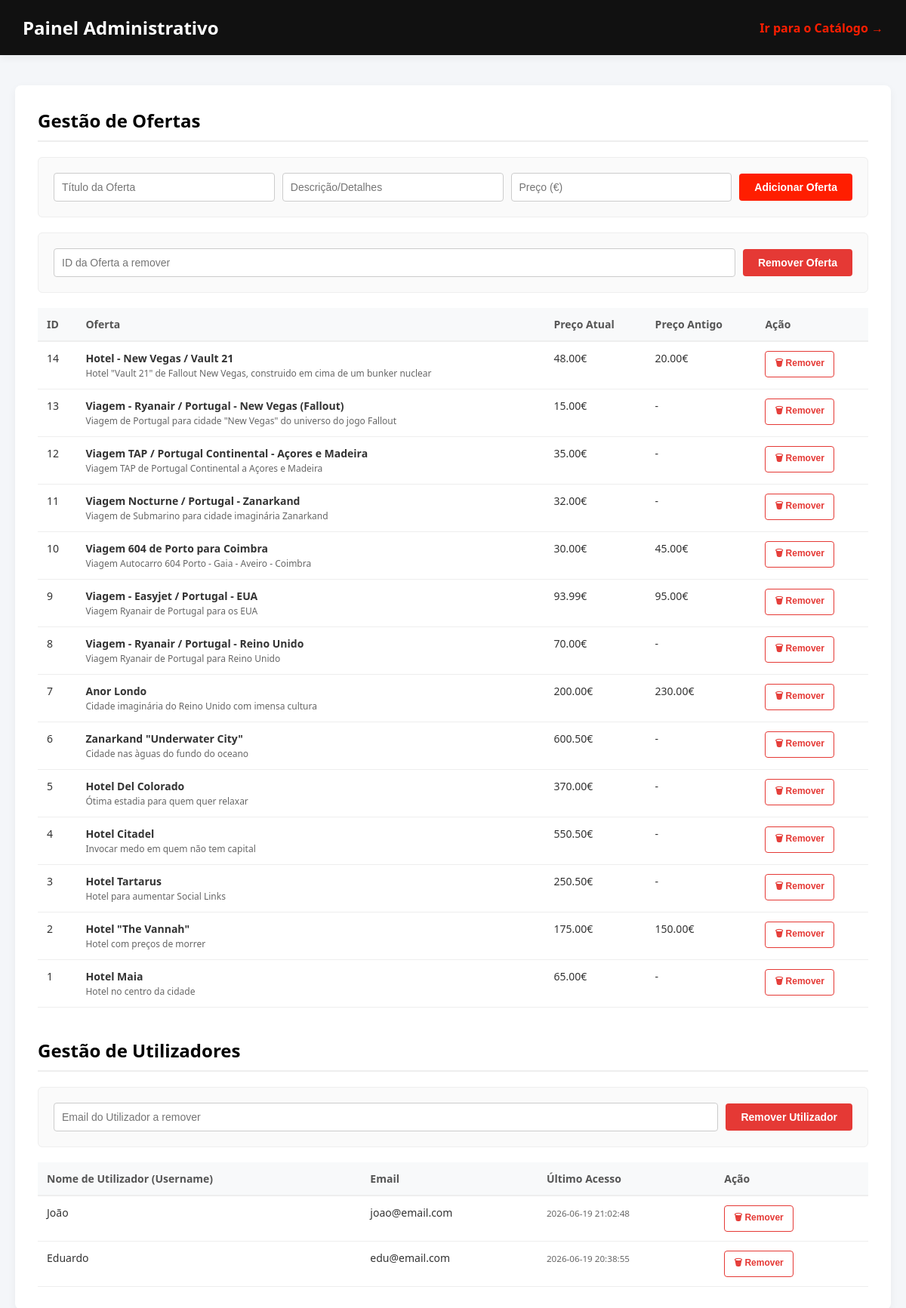
Before: /scripts/administrador.php with the older database file.
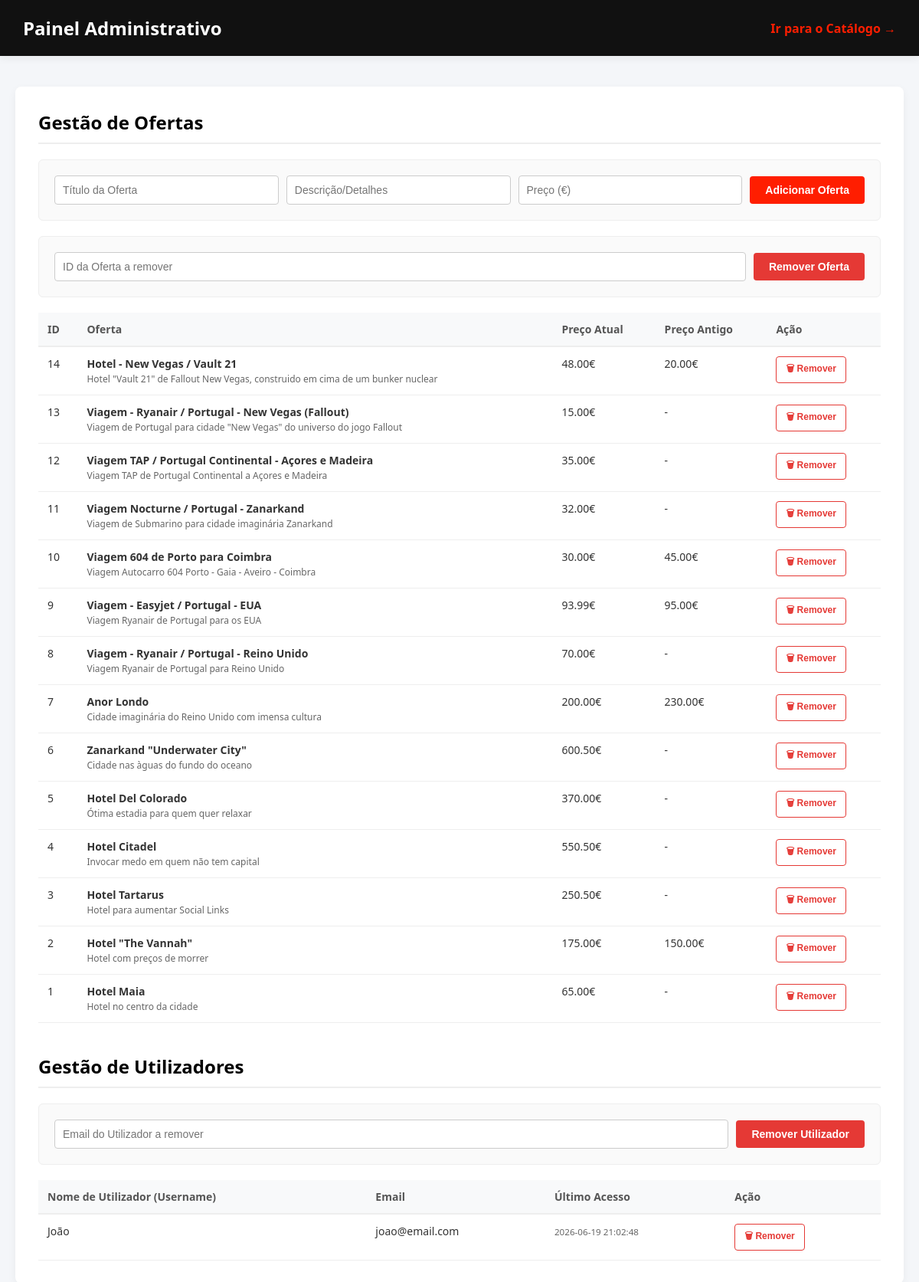
After: the same page with the newer database file.
### tables this page shows
CREATE TABLE ofertas (
    id INTEGER PRIMARY KEY AUTOINCREMENT,
    titulo TEXT NOT NULL,
    descricao TEXT NOT NULL,
    preco REAL NOT NULL,
    preco_antigo REAL
);

CREATE TABLE utilizadores (id INTEGER PRIMARY KEY AUTOINCREMENT, username TEXT NOT NULL UNIQUE, email TEXT NOT NULL, password TEXT NOT NULL, ultimo_acesso TEXT);

### scripts/administrador.php (the view, shortened to what the changed rows need)
<?php
try {
    $db = new PDO("sqlite:" . __DIR__ . "/hshotels.db");
    $db->setAttribute(PDO::ATTR_ERRMODE, PDO::ERRMODE_EXCEPTION);
    try {
        $db->query("SELECT username FROM utilizadores LIMIT 1");
    } catch (Exception $e) {
        $db->exec("DROP TABLE IF EXISTS utilizadores");
    }
    $db->exec("CREATE TABLE IF NOT EXISTS ofertas (id INTEGER PRIMARY KEY AUTOINCREMENT, titulo TEXT, descricao TEXT, preco REAL, preco_antigo REAL)");
    $db->exec("CREATE TABLE IF NOT EXISTS utilizadores (id INTEGER PRIMARY KEY AUTOINCREMENT, username TEXT NOT NULL UNIQUE, email TEXT NOT NULL, password TEXT NOT NULL, ultimo_acesso TEXT)");
} catch (PDOException $e) {
    die("Erro: " . $e->getMessage());
}
?>
<!DOCTYPE html>
<html lang="pt-PT">
<head>
</head>
<body>
    <div class="header">
        <h1>Painel Administrativo</h1>
    </div>
    <div class="container">
        <h2>Gestão de Ofertas</h2>
        <table>
            <thead>
                <tr>
                    <th>ID</th>
                    <th>Oferta</th>
                    <th>Preço Atual</th>
                    <th>Preço Antigo</th>
                    <th>Ação</th>
                </tr>
            </thead>
            <tbody>
                <?php
                try {
                    $ofertas = $db->query("SELECT * FROM ofertas ORDER BY id DESC")->fetchAll(PDO::FETCH_ASSOC);
                    if (empty($ofertas)) {
                        echo "<tr><td colspan='5' style='text-align:center; color:#999;'>Nenhuma oferta registada.</td></tr>";
                    } else {
                        foreach ($ofertas as $o) {
                            $idOferta = (int)$o['id'];
                            $titulo = htmlspecialchars($o['titulo'] ?? '');
                            $desc = htmlspecialchars($o['descricao'] ?? '');
                            $preco = number_format((float)($o['preco'] ?? 0), 2) . "€";
                            $preco_antigo = !empty($o['preco_antigo']) ? number_format((float)$o['preco_antigo'], 2) . "€" : "-";
                            echo "<tr>";
                            echo "<td>{$idOferta}</td>";
                            echo "<td><strong>{$titulo}</strong><br><span style='color:#666; font-size:12px;'>{$desc}</span></td>";
                            echo "<td>{$preco}</td>";
                            echo "<td>{$preco_antigo}</td>";
                            echo "<td>
                                    <form class='form-linha' method='POST' onsubmit='return confirm(\"Remover {$titulo}?\");'>
                                        <input type='hidden' name='remover_oferta_id' value='{$idOferta}'>
                                        <button type='submit' class='btn-remover-linha'>🗑 Remover</button>
                                    </form>
                                  </td>";
                            echo "</tr>";
                        }
                    }
                } catch (PDOException $e) {
                    echo "<tr><td colspan='5' style='color:red;'>Erro ao carregar ofertas.</td></tr>";
                }
                ?>
            </tbody>
        </table>
        <h2>Gestão de Utilizadores</h2>
        <table>
            <thead>
                <tr>
                    <th>Nome de Utilizador (Username)</th>
                    <th>Email</th>
                    <th>Último Acesso</th>
                    <th>Ação</th>
                </tr>
            </thead>
            <tbody>
                <?php
                try {
                    $utilizadores = $db->query("SELECT * FROM utilizadores ORDER BY id DESC")->fetchAll(PDO::FETCH_ASSOC);
                    if (empty($utilizadores)) {
                        echo "<tr><td colspan='4' style='text-align:center; color:#999;'>Nenhum utilizador registado.</td></tr>";
                    } else {
                        foreach ($utilizadores as $u) {
                            $username = htmlspecialchars($u['username'] ?? 'Sem Nome');
                            $email = htmlspecialchars($u['email'] ?? 'Sem Email');
                            $ultimo = htmlspecialchars($u['ultimo_acesso'] ?? 'Nunca acedeu');
                            $id = (int)$u['id'];
                            echo "<tr>";
                            echo "<td>{$username}</td>";
                            echo "<td>{$email}</td>";
                            echo "<td><small style='color:#666;'>{$ultimo}</small></td>";
                            echo "<td>
                                    <form class='form-linha' method='POST' onsubmit='return confirm(\"Remover {$username}?\");'>
                                        <input type='hidden' name='remover_utilizador_id' value='{$id}'>
                                        <button type='submit' class='btn-remover-linha'>🗑 Remover</button>
                                    </form>
                                  </td>";
                            echo "</tr>";
                        }
                    }
                } catch (PDOException $e) {
                    echo "<tr><td colspan='4' style='color:red;'>Erro ao carregar utilizadores.</td></tr>";
                }
                ?>
            </tbody>
        </table>
    </div>
</body>
</html>

Changed rows visible on the page:
removed utilizadores: username "Eduardo", email "edu@email.com", ultimo_acesso "2026-06-19 20:38:55"
